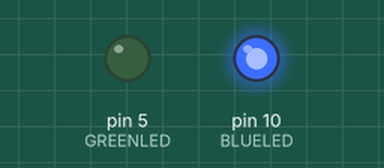
This sketch was run on a simulated Arduino Uno, built with avr-gcc and run on an emulated ATmega328P. On the bench: output pins drawn as LEDs (lit = HIGH).

Above: at 0.5 s.
At 10.5 s:
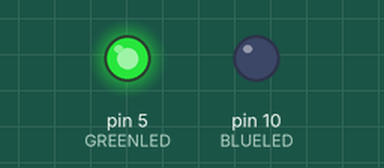
At 13.5 s:
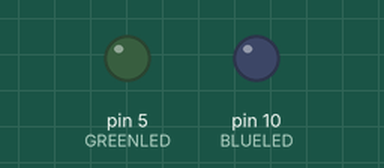
Timing chart, 0 to 15.6 s (numbered marks = the images above):
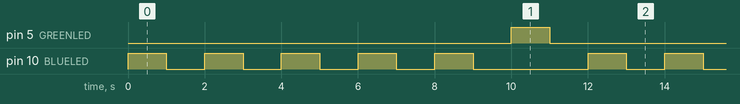

The sketch:

_1st_Arduino.ino
```cpp
int BLUELED=10;
int GREENLED=5;
void setup() {
  pinMode(BLUELED,OUTPUT);
  pinMode(GREENLED,OUTPUT);
}

void loop() {digitalWrite(BLUELED,HIGH);
             delay(1000);
             digitalWrite(BLUELED,LOW);
             delay(1000);

             digitalWrite(BLUELED,HIGH);
             delay(1000);
             digitalWrite(BLUELED,LOW);
             delay(1000);

             digitalWrite(BLUELED,HIGH);
             delay(1000);
             digitalWrite(BLUELED,LOW);
             delay(1000);

             digitalWrite(BLUELED,HIGH);
             delay(1000);
             digitalWrite(BLUELED,LOW);
             delay(1000);

             digitalWrite(BLUELED,HIGH);
             delay(1000);
             digitalWrite(BLUELED,LOW);
             delay(1000);


             digitalWrite(GREENLED,HIGH);
             delay(1000);
             digitalWrite(GREENLED,LOW);
             delay(1000);


}
```

Measured:
- by itself, pin 5 (GREENLED): alternates HIGH for 1.0 s and LOW for 11.0 s
- by itself, pin 10 (BLUELED): repeats every 12.0 s: 4 × (LOW 1.0 s, HIGH 1.0 s), LOW 3.0 s, HIGH 1.0 s
- by itself, everything shown: repeats every 12.0 s, in 12 steps
